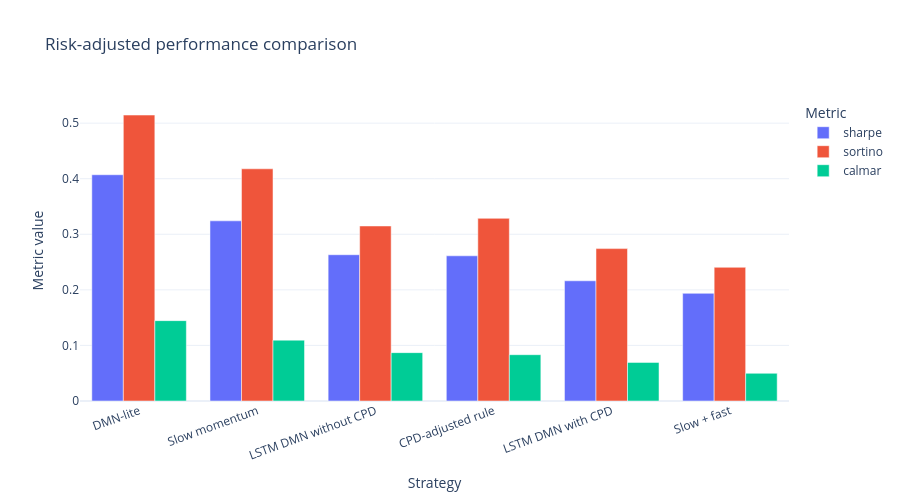

The cell this chart's notebook holds for it:
### Markdown cell above
## Comparable Metrics

These charts are designed for the report and PowerPoint: they compare risk-adjusted performance, downside risk, return/volatility and turnover.

### Code cell
metric_long = summary.melt(
    id_vars="strategy_label",
    value_vars=["sharpe", "sortino", "calmar"],
    var_name="metric",
    value_name="value",
)
fig = px.bar(
    metric_long,
    x="strategy_label",
    y="value",
    color="metric",
    barmode="group",
    title="Risk-adjusted performance comparison",
    labels={"strategy_label": "Strategy", "value": "Metric value", "metric": "Metric"},
)
fig.update_layout(template=PLOT_TEMPLATE, height=500, xaxis_tickangle=-20)
fig.show()

### Figure 1 — Plotly figure (JSON) as saved in the notebook; plotly's stock layout.template omitted (floating-point values rounded to 4 significant figures)
{"data": [{"alignmentgroup": "True", "hovertemplate": "Metric=sharpe<br>Strategy=%{x}<br>Metric value=%{y}<extra></extra>", "legendgroup": "sharpe", "marker": {"color": "#636efa", "pattern": {"shape": ""}}, "name": "sharpe", "offsetgroup": "sharpe", "orientation": "v", "showlegend": true, "textposition": "auto", "type": "bar", "x": ["DMN-lite", "Slow momentum", "LSTM DMN without CPD", "CPD-adjusted rule", "LSTM DMN with CPD", "Slow + fast"], "xaxis": "x", "y": [0.4071, 0.3242, 0.2632, 0.2613, 0.2163, 0.1937], "yaxis": "y"}, {"alignmentgroup": "True", "hovertemplate": "Metric=sortino<br>Strategy=%{x}<br>Metric value=%{y}<extra></extra>", "legendgroup": "sortino", "marker": {"color": "#EF553B", "pattern": {"shape": ""}}, "name": "sortino", "offsetgroup": "sortino", "orientation": "v", "showlegend": true, "textposition": "auto", "type": "bar", "x": ["DMN-lite", "Slow momentum", "LSTM DMN without CPD", "CPD-adjusted rule", "LSTM DMN with CPD", "Slow + fast"], "xaxis": "x", "y": [0.5145, 0.4178, 0.315, 0.3287, 0.2742, 0.2406], "yaxis": "y"}, {"alignmentgroup": "True", "hovertemplate": "Metric=calmar<br>Strategy=%{x}<br>Metric value=%{y}<extra></extra>", "legendgroup": "calmar", "marker": {"color": "#00cc96", "pattern": {"shape": ""}}, "name": "calmar", "offsetgroup": "calmar", "orientation": "v", "showlegend": true, "textposition": "auto", "type": "bar", "x": ["DMN-lite", "Slow momentum", "LSTM DMN without CPD", "CPD-adjusted rule", "LSTM DMN with CPD", "Slow + fast"], "xaxis": "x", "y": [0.1446, 0.1095, 0.08704, 0.08333, 0.06949, 0.04985], "yaxis": "y"}], "layout": {"barmode": "group", "height": 500, "legend": {"title": {"text": "Metric"}, "tracegroupgap": 0}, "title": {"text": "Risk-adjusted performance comparison"}, "xaxis": {"anchor": "y", "domain": [0.0, 1.0], "tickangle": -20, "title": {"text": "Strategy"}}, "yaxis": {"anchor": "x", "domain": [0.0, 1.0], "title": {"text": "Metric value"}}}}
